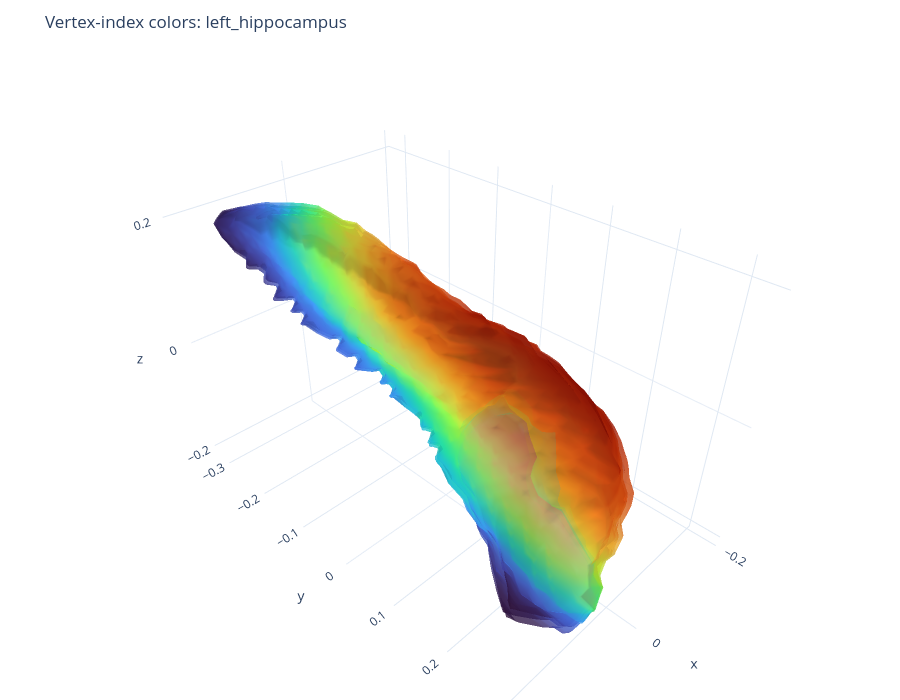

Notebook code cell kept with this figure:
### Markdown cell above
## Direct point-correspondence check

### Code cell
final_paths = sorted((OUTPUT_ROOT / PRIMARY_STRUCTURE / "minimal_smooth_correspondence" / "final_ply").glob("*.ply"))
if len(final_paths) < 2:
    print("At least two correspondence meshes are needed for this check.")
else:
    reference = trimesh.load(final_paths[0], force="mesh", process=False)
    rows = []
    index_figure = go.Figure()
    for path in final_paths[:min(3, len(final_paths))]:
        mesh = trimesh.load(path, force="mesh", process=False)
        rows.append({
            "scan_id": path.stem, "vertices": len(mesh.vertices), "faces": len(mesh.faces),
            "faces_identical_to_first": bool(np.array_equal(mesh.faces, reference.faces)),
        })
        vertices, faces = np.asarray(mesh.vertices), np.asarray(mesh.faces)
        index_figure.add_trace(go.Mesh3d(
            x=vertices[:, 0], y=vertices[:, 1], z=vertices[:, 2],
            i=faces[:, 0], j=faces[:, 1], k=faces[:, 2], intensity=np.arange(len(vertices)),
            colorscale="Turbo", showscale=False, opacity=0.55, name=path.stem,
        ))
    display(pd.DataFrame(rows))
    index_figure.update_layout(
        title=f"Vertex-index colors: {PRIMARY_STRUCTURE}", width=900, height=700, template="plotly_white",
        scene=dict(aspectmode="data"), margin=dict(l=0, r=0, t=55, b=0),
    )
    index_figure.show()

### Figure 1 — Plotly figure (JSON) as saved in the notebook; plotly's stock layout.template omitted (floating-point values rounded to 4 significant figures; data arrays with more than 128 entries replaced by an {"elided": "..."} marker saying what was removed)
{"data": [{"colorscale": [[0, "#30123b"], [0.07143, "#4145ab"], [0.1429, "#4675ed"], [0.2143, "#39a2fc"], [0.2857, "#1bcfd4"], [0.3571, "#24eca6"], [0.4286, "#61fc6c"], [0.5, "#a4fc3b"], [0.5714, "#d1e834"], [0.6429, "#f3c63a"], [0.7143, "#fe9b2d"], [0.7857, "#f36315"], [0.8571, "#d93806"], [0.9286, "#b11901"], [1, "#7a0402"]], "i": {"elided": "5488 int values"}, "intensity": {"elided": "2746 int values"}, "j": {"elided": "5488 int values"}, "k": {"elided": "5488 int values"}, "name": "1001_bl", "opacity": 0.55, "showscale": false, "type": "mesh3d", "x": {"elided": "2746 float values"}, "y": {"elided": "2746 float values"}, "z": {"elided": "2746 float values"}}, {"colorscale": [[0, "#30123b"], [0.07143, "#4145ab"], [0.1429, "#4675ed"], [0.2143, "#39a2fc"], [0.2857, "#1bcfd4"], [0.3571, "#24eca6"], [0.4286, "#61fc6c"], [0.5, "#a4fc3b"], [0.5714, "#d1e834"], [0.6429, "#f3c63a"], [0.7143, "#fe9b2d"], [0.7857, "#f36315"], [0.8571, "#d93806"], [0.9286, "#b11901"], [1, "#7a0402"]], "i": {"elided": "5488 int values"}, "intensity": {"elided": "2746 int values"}, "j": {"elided": "5488 int values"}, "k": {"elided": "5488 int values"}, "name": "1001_m06", "opacity": 0.55, "showscale": false, "type": "mesh3d", "x": {"elided": "2746 float values"}, "y": {"elided": "2746 float values"}, "z": {"elided": "2746 float values"}}, {"colorscale": [[0, "#30123b"], [0.07143, "#4145ab"], [0.1429, "#4675ed"], [0.2143, "#39a2fc"], [0.2857, "#1bcfd4"], [0.3571, "#24eca6"], [0.4286, "#61fc6c"], [0.5, "#a4fc3b"], [0.5714, "#d1e834"], [0.6429, "#f3c63a"], [0.7143, "#fe9b2d"], [0.7857, "#f36315"], [0.8571, "#d93806"], [0.9286, "#b11901"], [1, "#7a0402"]], "i": {"elided": "5488 int values"}, "intensity": {"elided": "2746 int values"}, "j": {"elided": "5488 int values"}, "k": {"elided": "5488 int values"}, "name": "1001_m12", "opacity": 0.55, "showscale": false, "type": "mesh3d", "x": {"elided": "2746 float values"}, "y": {"elided": "2746 float values"}, "z": {"elided": "2746 float values"}}], "layout": {"height": 700, "margin": {"b": 0, "l": 0, "r": 0, "t": 55}, "scene": {"aspectmode": "data"}, "title": {"text": "Vertex-index colors: left_hippocampus"}, "width": 900}}
